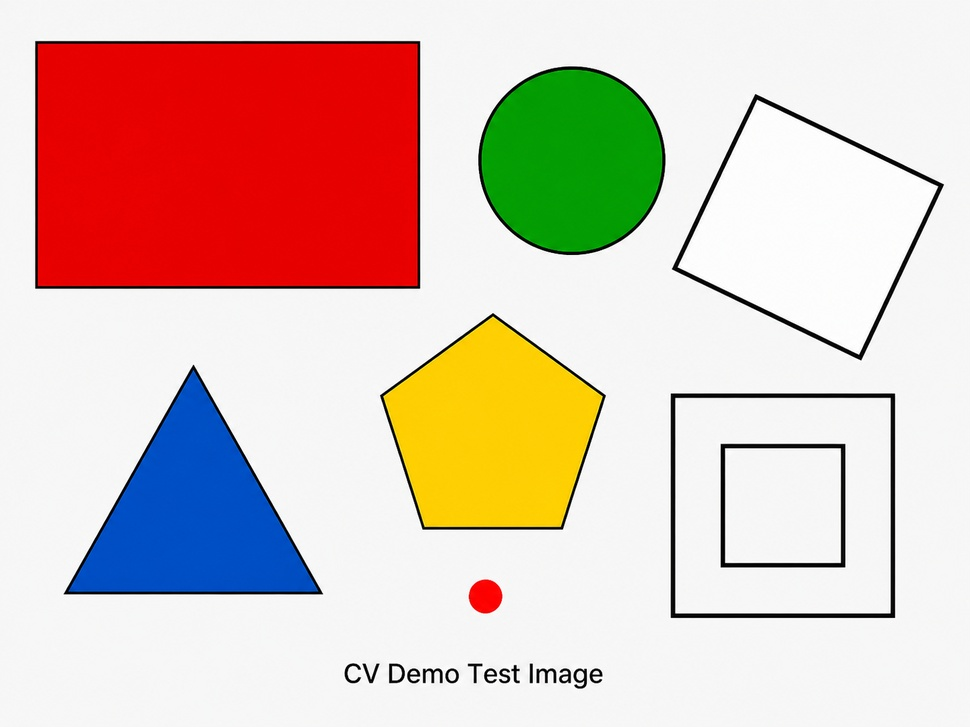
#> input picture opencv_demo/test.jpg, 970 x 727 px, shrunk from 1448 x 1086 before the run, found by its file name
$ python open_close_demo.py
#> lines starting #> are read from the running program, lines starting #| are printed output that depends on the picture; after the words box and inside, x2 and y2 are one past the last pixel; in counts of white or black regions, pixels touching at a corner belong together
import cv2
import numpy as np

image = cv2.imread("test.jpg")
#> image is the input picture: shape (727, 970, 3); mean B, G, R 185.6, 195.8, 219.6

if image is None:
    print("Could not read the image.")
else:
    gray = cv2.cvtColor(image,cv2.COLOR_BGR2GRAY)
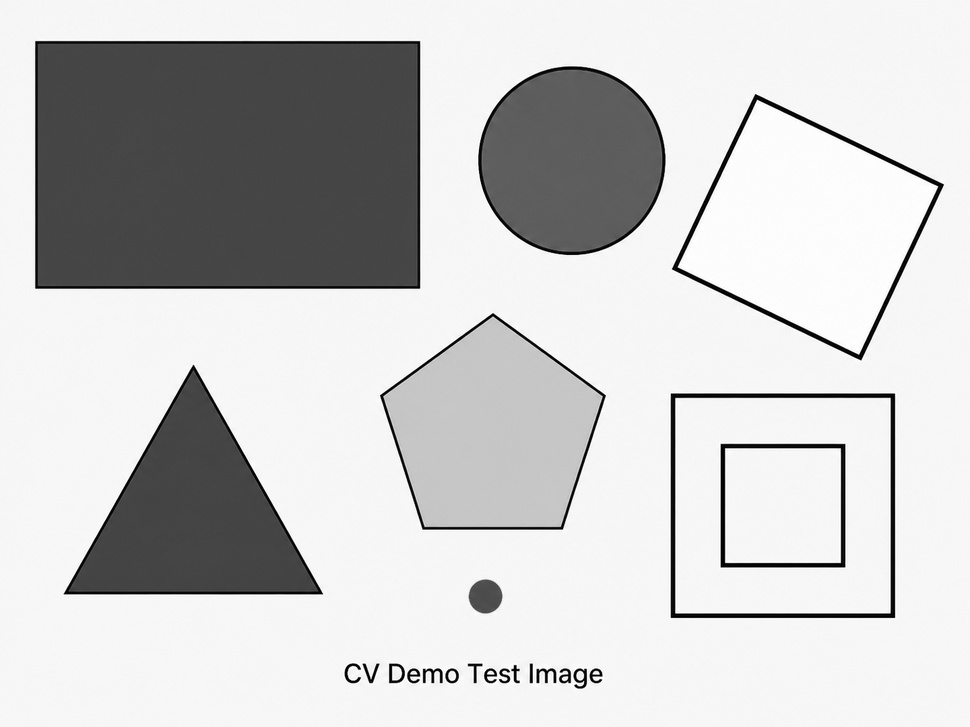
#> gray: shape (727, 970); min 0, max 255, mean 201.8
    _,binary = cv2.threshold(gray,127,255,cv2.THRESH_BINARY)
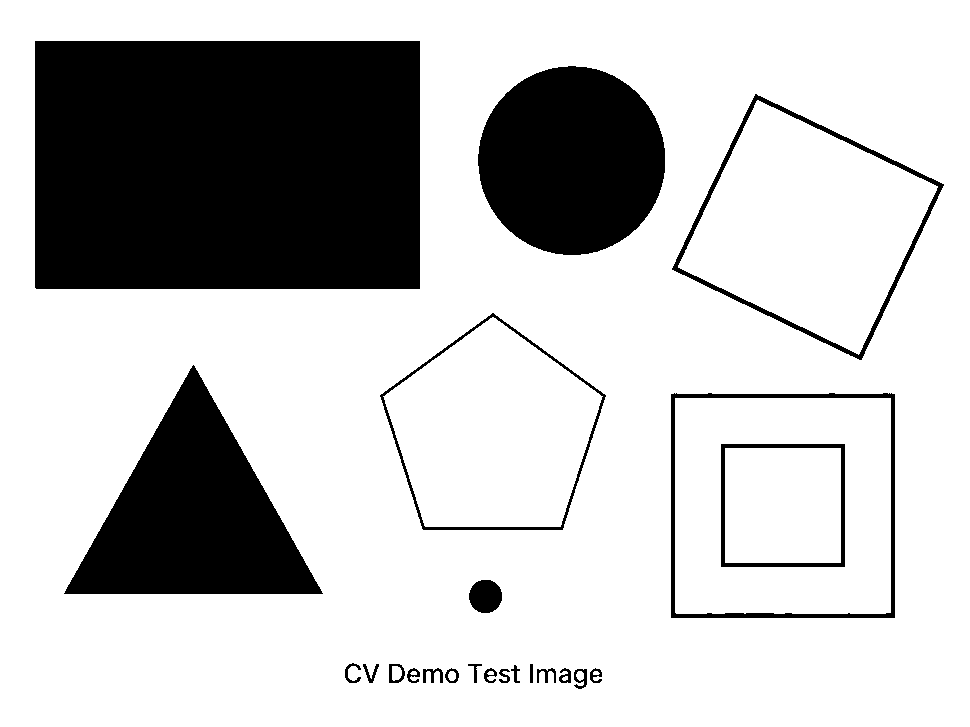
#> binary: shape (727, 970); 76.4% white; 23 black regions, largest, box (x1, y1, x2, y2) and area: (35, 41, 420, 289) 95479, (64, 365, 323, 594) 29826, (478, 66, 665, 255) 27683

    kernel = np.ones((5,5,),np.uint8)

    opening = cv2.morphologyEx(binary,cv2.MORPH_OPEN,kernel)
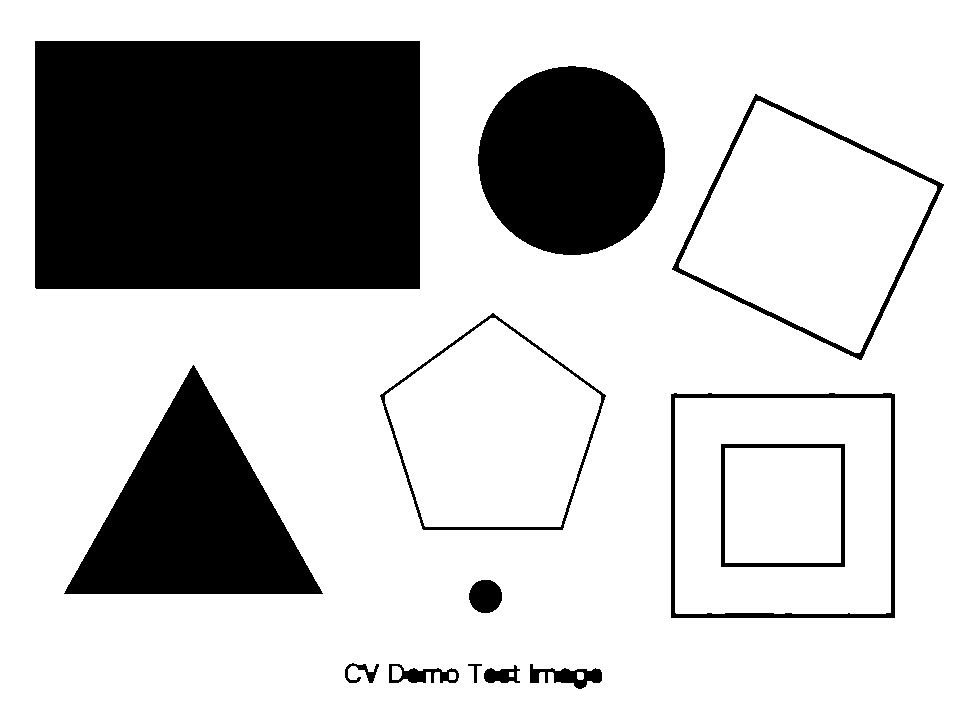
#> opening: shape (727, 970); 76.3% white; 13 black regions, largest, box (x1, y1, x2, y2) and area: (35, 41, 420, 289) 95479, (64, 365, 323, 594) 29826, (478, 66, 665, 255) 27683
    closing = cv2.morphologyEx(binary,cv2.MORPH_CLOSE,kernel)
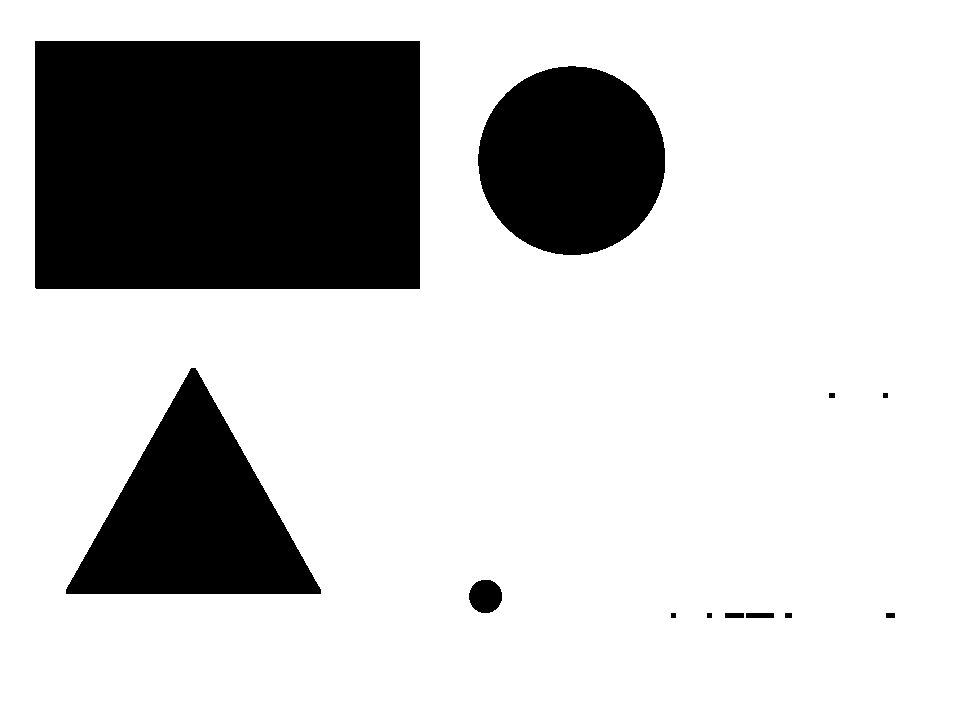
#> closing: shape (727, 970); 78.1% white; 12 black regions, largest, box (x1, y1, x2, y2) and area: (35, 41, 420, 289) 95479, (66, 368, 321, 594) 29811, (478, 66, 665, 255) 27683

    cv2.imshow('Original',binary)
    cv2.imshow('Opening',opening)
    cv2.imshow('Closing',closing)
    cv2.waitKey(0)
    cv2.destroyAllWindows()
